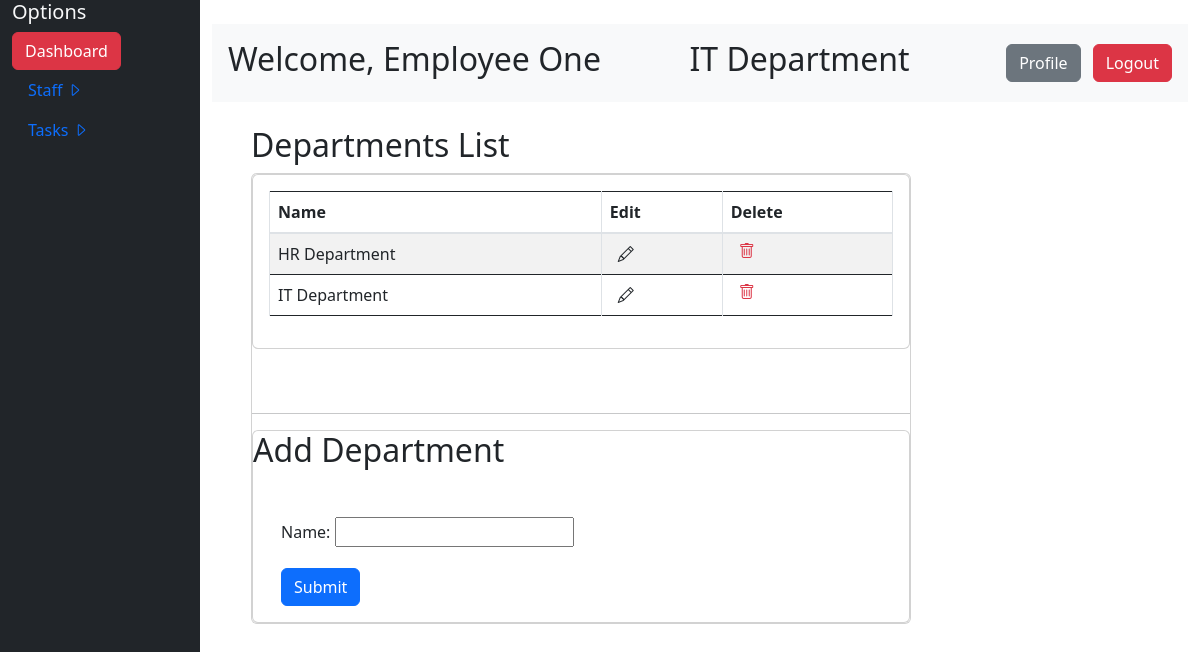
/departments/ (signed in), run on the app's committed database.
### work/models.py (models this page shows, shortened)
class UserProfile(AbstractBaseUser, PermissionsMixin):
    email = models.EmailField(unique=True)
    first_name = models.CharField(max_length=30)
    last_name = models.CharField(max_length=30)
    date_joined = models.DateTimeField(default=timezone.now)
    is_active = models.BooleanField(default=True)
    is_staff = models.BooleanField(default=False)
    role = models.CharField(max_length=100, default='employee')  # Default role is 'employee'
    department = models.ForeignKey(Department, related_name='employees', on_delete=models.SET_NULL, null=True)
    objects = UserProfileManager()
    USERNAME_FIELD = 'email'
    REQUIRED_FIELDS = ['first_name', 'last_name']

class Department(models.Model):
    name = models.CharField(max_length=100)

### work/views.py (the view)
# urls.py: path('departments/', views.DepartmentsView, name="departments"),
@login_required
def DepartmentsView(request):
    if request.method == 'POST':
        form = AddDepartmentForm(request.POST)
        if form.is_valid():
            form.save()
            return redirect('departments')
    else:
        form = AddDepartmentForm()
        departments = Department.objects.all()
    return render(request, 'departments.html', {'form': form, 'departments': departments})

### work/forms.py
class AddDepartmentForm(forms.ModelForm):
    class Meta:
        model = Department
        fields = ['name']

### templates/departments.html (shortened to what this page needs)
{% extends "base.html" %}
{% block maincontent %}
<div class="col-md-9">
    <div class="container mt-4">
        <h2>Departments List</h2>
        <div class="card">
            <div class="column">
                <div class="card">
                    <div class="card-body">
                        {% if departments %}
                        <div class="table-responsive">
                        <table class="display table dataTable table-striped table-bordered">
                            <thead>
                                <tr>
                                    <th>Name</th>
                                    <th>Edit</th>
                                    <th>Delete</th>
                                </tr>
                            </thead>
                            <tbody>
                                {% for department in departments %}
                                <tr>
                                    <td>{{ department.name }}</td>
                                    <td>
                                        <a href="#" class="dropdown-item px-2 align-self-center d-flex">
                                            <i class="bi bi-pencil"></i>
                                        </a>
                                    </td>
                                    <td>
                                        <a href="#"
                                            class="dropdown-item px-2 text-danger align-self-center d-flex">
                                            <i class="bi bi-trash mr-2 h6 mb-0"></i>
                                        </a>
                                    </td>
                                </tr>
                                {% endfor %}
                            </tbody>
                        </table>
                        </div>
                        {% else %}
                        <p>No departments found.</p>
                        {% endif %}
                    </div>
                </div>
                <div>
                    <br><br>
                </div>
                <hr></hr>
                <div class="card">
                            <h2>Add Department</h2>
                            <div class="card-body">
                                <div class="container mt-4">
                                    <form method="post" class="mt-4">
                                        {{form.as_p}}
                                        <button type="submit" class="btn btn-primary">Submit</button>
                                    </form>
                                </div>
                            </div>
                </div>
            </div>
        </div>
    </div>
</div>
{% endblock maincontent %}

### templates/base.html (shortened to what this page needs)
<!DOCTYPE html>
<html lang="en">
<head>
    <link href="https://maxcdn.bootstrapcdn.com/font-awesome/4.3.0/css/font-awesome.min.css" rel="stylesheet">
    <link href="https://stackpath.bootstrapcdn.com/bootstrap/4.5.2/css/bootstrap.min.css" rel="stylesheet">
    <link rel="stylesheet" href="https://cdn.jsdelivr.net/npm/flatpickr/dist/flatpickr.min.css">
    <link href="https://cdn.jsdelivr.net/npm/bootstrap@5.3.0-alpha1/dist/css/bootstrap.min.css" rel="stylesheet">
    <link href="https://cdn.jsdelivr.net/npm/bootstrap-icons/font/bootstrap-icons.css" rel="stylesheet">
</head>
<body>
    <div class="container-fluid">
        <div class="row">
            <div class="col-md-2 bg-dark text-light vh-100 position-fixed ">
                <h5>Options</h5>
                <ul class="nav flex-column">
                    <li>
                        {% if user.role == 'admin' %}
                        <div>
                            <a href="{% url 'admin_dashboard' %}" class="btn btn-danger">Dashboard</a>
                        </div>
                        {% else %}
                        <div>
                            <a href="{% url 'dashboard' %}" class="btn btn-danger">Dashboard</a>
                        </div>
                        {% endif %}
                    </li>
                    <li>
                        <details>
                            <summary class="nav-link h8">
                                Staff
                                <i class="bi bi-caret-right"></i>
                            </summary>
                        </details>
                    </li>
                    <li>
                        <details>
                            <summary class="nav-link h8">
                                Tasks
                                <i class="bi bi-caret-right"></i>
                            </summary>
                        </details>
                    </li>
                </ul>
            </div>
            <div class="col-md-10 offset-md-2 p-4">
            <div class="row">
                <div class="col-md-12 bg-light p-3 d-flex justify-content-between align-items-center">
                    <h2>Welcome, {{ user.first_name }} {{ user.last_name }}</h2>
                    <h2>{{ user.department.name }}</h2>
                    <div>
                        <a href="{% url 'update_profile' %}" class="btn btn-secondary mx-2">Profile</a>
                        <a href="{% url 'logout' %}" class="btn btn-danger">Logout</a>
                    </div>
                </div>
            </div>
            {% block maincontent %}
            {% endblock maincontent %}
            </div>
        </div>
    </div>
</body>
</html>

### data on the page
UserProfile: first_name "Employee", last_name "One", department.name "IT Department"
Department: name "HR Department"
Department: name "IT Department"
